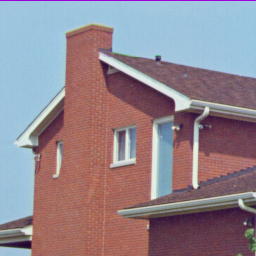
%> input picture WLP_ADMM_Deblurring/Test_Images/House.tif, 256 x 256 px
$ octave WLP_ADMM_Deblur_Demo.m   (GNU Octave 9; MATLAB toolbox functions it lacks are replaced by stand-ins)
%> lines starting %> are read from the running program, lines starting %| are printed output that depends on the picture; long printed decimals are rounded
### WLP_ADMM_Deblurring/Utilities/WLP_ADMM_Deblurring_Main.m
function [reconstructed_image]= WLP_ADMM_Deblurring_Main(filename,deblur_class,mu,p)
%> called with filename = 'House', deblur_class = 2, mu = 0.02, p = 0.7


        ori_name                =                      [filename '.tif'];

        x_rgb                  =                      imread(ori_name);
%> x_rgb is the input picture: size 256x256x3 uint8; mean R, G, B 146.6, 133, 142

        x_yuv                  =                      rgb2ycbcr(x_rgb);
%> x_yuv: size 256x256x3 uint8; mean of channels 1, 2, 3 134.6, 129.9, 133.3

        x                      =                      double(x_yuv(:,:,1));
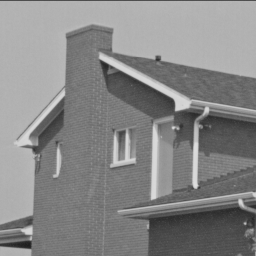
%> x: size 256x256 double; min 30, max 222, mean 134.6

        x_org                  =                       x;

        x_inpaint_re           =                       zeros(size(x_yuv));

        x_inpaint_re(:,:,2)    =                      x_yuv(:,:,2);
%> x_inpaint_re: size 256x256x3 double; mean of channels 1, 2, 3 0, 129.9, 0

        x_inpaint_re(:,:,3)    =                       x_yuv(:,:,3);
%> x_inpaint_re: size 256x256x3 double; mean of channels 1, 2, 3 0, 129.9, 133.3

        switch deblur_class
            case 1  % Uniform Kernel
                sigma=sqrt(2);
                v=ones(9); v=v./sum(v(:));
            case 2  % Gaussian Kernel
                sigma=sqrt(2);
                v=fspecial('gaussian', 25, 1.6);
        end

        %  Blurring Operator
        %%%%%%%%%%%%%%%%%%%%%%%%%%%%%%%%%%%%%%%%%%%%%%%%%%%%%%%%%%%%%%%%%%%%%%%%%%%
        [Xv, Xh]              =                      size(x_org);
%> Xv = 256; Xh = 256

        [ghy,ghx]             =                      size(v);

        big_v                 =                      zeros(Xv,Xh);

        big_v(1:ghy,1:ghx)    =                      v;
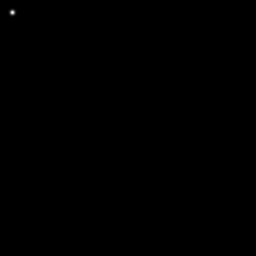
%> big_v: size 256x256 double; min 0, max 0.0622, mean 1.53e-05; drawn with min black and max white

        big_v                 =                      circshift(big_v,-round([(ghy-1)/2 (ghx-1)/2])); % pad PSF with zeros to whole image domain, and center it

        h                     =                      big_v;
        %%%%%%%%%%%%%%%%%%%%%%%%%%%%%%%%%%%%%%%%%%%%%%%%%%%%%%%%%%%%%%%%%%%%%%%%%%%

        y_blur                =                      imfilter(x_org, v, 'circular');
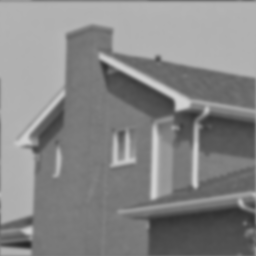
%> y_blur: size 256x256 double; min 38.57, max 210.9, mean 134.6

        randn('seed',0);
        % Generate the final blur image
        y                     =                      y_blur + sigma*randn(Xv,Xh);

        % Parameters setting............

        Paras                  =                      [];

        Paras.org              =                      x_org;


        if ~isfield(Paras,'IterNums')
            Paras.IterNums = 600;
        end

        if ~isfield(Paras,'initial')
            Paras.initial = y;
        end

        if ~isfield(Paras,'block_size')
            Paras.patch = 8;  % patchsize
        end

        if ~isfield(Paras,'mu')
            Paras.mu = mu;
        end

         if ~isfield(Paras,'p')
            Paras.p = p;
         end

         if ~isfield(Paras,'Region')
            Paras.Region = 25;  %L
         end

        if ~isfield(Paras,'step')
            Paras.step = 4;
        end
        if ~isfield(Paras,'Similar_patch')
            Paras.Similar_patch = 60; % similar patches c
        end

        if ~isfield(Paras,'sigma')
            Paras.sigma = sqrt(2);
        end

        if ~isfield(Paras,'e')
               Paras.e = 0.3;
        end

        fprintf('***************************************************************\n')
        fprintf('***************************************************************\n')
        fprintf('Running WSNM_ADMM Algorithm for  Image Deblurring ...\n')

        reconstructed_image = Deblurring_WLP(y,h,Paras);

        fprintf('Ending WSNM_ADMM Algorithm for   Image Deblurring ...\n')


end


### WLP_ADMM_Deblurring/Utilities/Deblurring_WLP.m
function reconstructed_image = Deblurring_WLP(y,A,Paras)

mu                        =                      Paras.mu;
%> mu = 0.02

x_org                     =                      Paras.org;

IterNums                  =                      Paras.IterNums;
%> IterNums = 600

initial                   =                      Paras.initial;

h                         =                      A;

H_FFT                     =                      fft2(h);

HC_FFT                    =                      conj(H_FFT);

A                         =                      @(x) real(ifft2(H_FFT.*fft2(x)));

At                        =                      @(x) real(ifft2(HC_FFT.*fft2(x)));

Aty                       =                      At(y);

x                         =                      initial;

c                         =                      zeros(size(y));

z                         =                      zeros(size(y));

all_psnr                  =                      zeros(1,IterNums);

muinv                     =                      1/mu;
%> muinv = 50

filter_FFT                =                      HC_FFT./(abs(H_FFT).^2 + mu).*H_FFT;


fprintf('Initial PSNR = %f\n',csnr(x,x_org,0,0));


for Outloop  = 1:IterNums

    z                   =                        WLP_GST(x-c, Paras, Paras.p);  % Eq. (12)

    r                   =                        Aty + mu*(z+c);

    x                   =                        muinv*( r - real(ifft2(filter_FFT.*fft2(r))) );   %Eq. (11)

    c                   =                        c + (z - x);  % Eq. (9)

    all_psnr(Outloop)   =                        csnr(x,x_org,0,0);

    fprintf('iter number = %d, PSNR = %f, FSIM = %f\n',Outloop,csnr(x,x_org,0,0),FeatureSIM(x,x_org));

  if Outloop>1

     if(all_psnr(Outloop)-all_psnr(Outloop-1)<0)
            break;
     end

  end


end

reconstructed_image = x;


end

### WLP_ADMM_Deblurring/Utilities/csnr.m
function s=csnr(A,B,row,col)
%> called with row = 0, col = 0
A = double(A);
B = double(B);

[n,m,ch]=size(A);
%> n = 256; m = 256; ch = 1

if ch==1
   e=A-B;
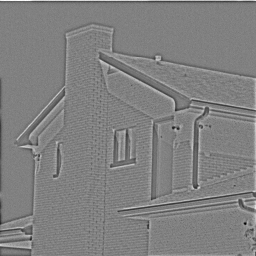
%> e: size 256x256 double; min -79.14, max 77.48, mean 0; drawn with min black and max white
   e=e(row+1:n-row,col+1:m-col);
   me=mean(mean(e.^2));
%> me = 86.53
   s=10*log10(255^2/me);
%> s = 28.76
else
   e=A-B;
   e=e(row+1:n-row,col+1:m-col,:);
   e1=e(:,:,1);e2=e(:,:,2);e3=e(:,:,3);
   me1=mean(mean(e1.^2));
   me2=mean(mean(e2.^2));
   me3=mean(mean(e3.^2));
   s(1)=10*log10(255^2/me1);
   s(2)=10*log10(255^2/me2);
   s(3)=10*log10(255^2/me3);
end


return;

### WLP_ADMM_Deblurring/Utilities/WLP_GST.m


function [Imout] = WLP_GST(InputImage, Paras, p )

[h, w]            =              size(InputImage);

region            =              Paras.Region;

patch             =              Paras.patch;

patchsize         =              patch*patch;

sim_patch     =                  Paras.Similar_patch;

step              =              Paras.step;

n                 =              h-patch+1;

m                 =              w-patch+1;

L                 =              n*m;

row               =              [1:step:n];

row               =              [row row(end)+1:n];

col               =              [1:step:m];

col               =              [col col(end)+1:m];

groupset          =              zeros(patchsize, L, 'single');

cnt               =               0;

for i  = 1:patch
    for j  = 1:patch
        cnt    =  cnt+1;
        Patch  =  InputImage(i:h-patch+i,j:w-patch+j);
        Patch  =  Patch(:);
        groupset(cnt,:) =  Patch';
    end
end

GroupsetT        =               groupset';

I                =               (1:L);

I                =                reshape(I, n, m);

NN               =                length(row);

MM               =                length(col);

Imgtemp          =                zeros(h, w);

Imgweight        =                zeros(h, w);

Array_Patch      =                zeros(patch, patch, sim_patch);


for  i  =  1 : NN
    for  j  =  1 : MM

        currow          =           row(i);

        curcol          =           col(j);

        off             =           (curcol-1)*n + currow;

        Patchindx       =            Similar_Search(GroupsetT, currow, curcol, off, sim_patch, region, I);

        curArray        =            groupset(:, Patchindx);

        M_temp          =            repmat(mean(curArray,2),1,sim_patch);

        curArray        =            curArray-M_temp;

     [GR_S, GR_V, GR_D] =            svd(full(curArray),'econ');  %svd(CurArray);

        cc             =             sqrt( mean(GR_V.^2, 2) );

        lambda         =             2*sqrt(2)*Paras.sigma^2./(cc + Paras.e);

        tau            =             lambda*step*sim_patch/Paras.mu;

        Thre           =              1./(diag(GR_V)+0.1);

        GR_Z           =              IterativeWSNM(GR_V,diag(tau.*Thre),p);  % Eq. (16)

        curArray       =              GR_S*GR_Z*GR_D'+M_temp;

        for k = 1:sim_patch
            Array_Patch(:,:,k) = reshape(curArray(:,k),patch,patch);
        end

        for k = 1:length(Patchindx)
            RowIndx  =  ComputeRowNo((Patchindx(k)), n);
            ColIndx  =  ComputeColNo((Patchindx(k)), n);
            Imgtemp(RowIndx:RowIndx+patch-1, ColIndx:ColIndx+patch-1)    =   Imgtemp(RowIndx:RowIndx+patch-1, ColIndx:ColIndx+patch-1) + Array_Patch(:,:,k)';
            Imgweight(RowIndx:RowIndx+patch-1, ColIndx:ColIndx+patch-1)  =   Imgweight(RowIndx:RowIndx+patch-1, ColIndx:ColIndx+patch-1) + 1;
        end

    end
end

Imout = Imgtemp./(Imgweight+eps);

return;

### WLP_ADMM_Deblurring/WLP_ADMM_Deblur_Demo.m
clc;

clear;

close all;

filename          =      'House';

Deblur_type       =       2;  % 1 Uniform Kernel;  2 Gaussian Kernel;

if Deblur_type    ==      1

    mu            =      0.06;
    p             =      0.6;

else

    mu            =      0.02;

    p             =      0.7;

end

  im_out          =     WLP_ADMM_Deblurring_Main(filename,Deblur_type,mu,p);
%| Initial PSNR = 28.759
%> (the run ends here)
